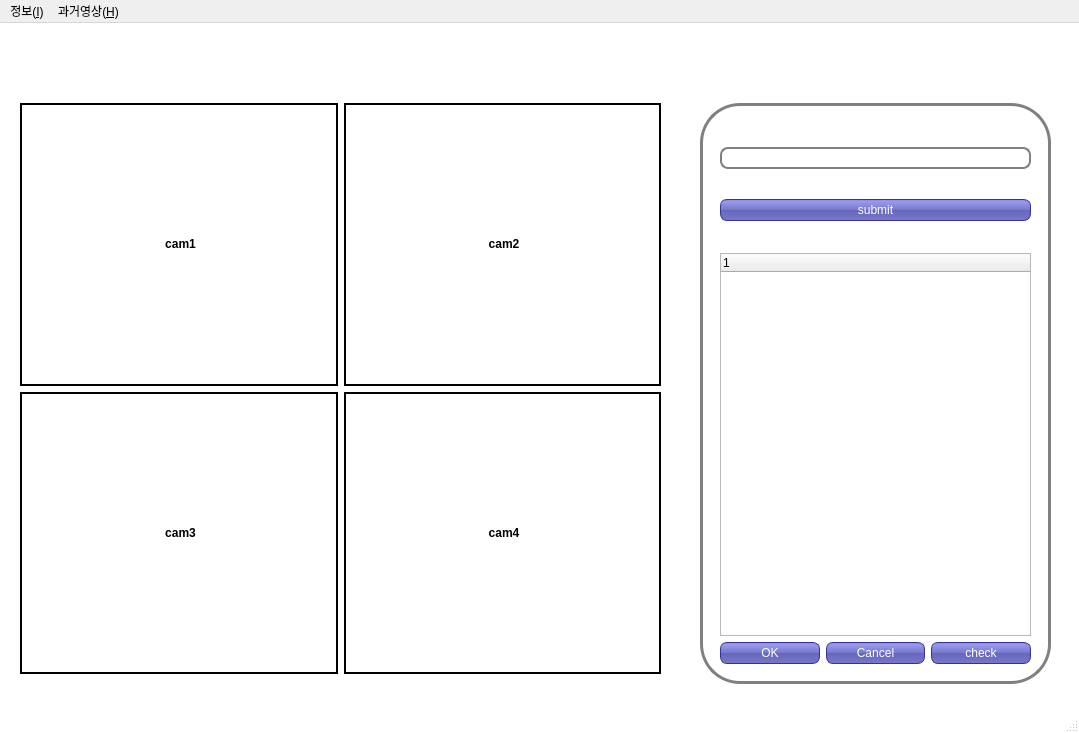
<?xml version="1.0" encoding="UTF-8"?>
<ui version="4.0">
 <class>MyLoginForm</class>
 <widget class="QMainWindow" name="MyLoginForm">
  <property name="geometry">
   <rect>
    <x>0</x>
    <y>0</y>
    <width>1079</width>
    <height>733</height>
   </rect>
  </property>
  <property name="windowTitle">
   <string>MainWindow</string>
  </property>
  <property name="styleSheet">
   <string notr="true">#MyLoginForm {
background: white;
}

#mainframe {
border: 3px solid gray;
border-radius: 40px;
background: white;
}

QLineEdit {
padding: 1px;
border-style: solid;
border: 2px solid gray;
border-radius: 8px;
}

QPushButton
{ 
color: white;
background-color: QLinearGradient( x1: 0, y1: 0, x2: 0, y2: 1, stop: 0 #88d, stop: 0.1 #99e, stop: 0.49 #77c, stop: 0.5 #66b, stop: 1 #77c);
border-width: 1px;
border-color: #339;
border-style: solid;
border-radius: 7;
padding: 3px;
}

QPushButton:pressed
{
background-color: rgb(101, 101, 101);
}

QTableWidget {
padding: 1px;
border-style: solid;
border: 2px solid gray;
border-radius: 8px;
}
</string>
  </property>
  <widget class="QWidget" name="centralwidget">
   <widget class="QFrame" name="mainframe">
    <property name="geometry">
     <rect>
      <x>700</x>
      <y>80</y>
      <width>351</width>
      <height>581</height>
     </rect>
    </property>
    <property name="frameShape">
     <enum>QFrame::StyledPanel</enum>
    </property>
    <property name="frameShadow">
     <enum>QFrame::Raised</enum>
    </property>
    <widget class="QWidget" name="gridLayoutWidget">
     <property name="geometry">
      <rect>
       <x>20</x>
       <y>150</y>
       <width>311</width>
       <height>411</height>
      </rect>
     </property>
     <layout class="QGridLayout" name="gridLayout">
      <item row="1" column="0">
       <widget class="QPushButton" name="okbtn">
        <property name="text">
         <string>OK</string>
        </property>
       </widget>
      </item>
      <item row="1" column="1">
       <widget class="QPushButton" name="cancelbtn">
        <property name="text">
         <string>Cancel</string>
        </property>
       </widget>
      </item>
      <item row="1" column="2">
       <widget class="QPushButton" name="checkbtn">
        <property name="text">
         <string>check</string>
        </property>
       </widget>
      </item>
      <item row="0" column="0" colspan="3">
       <widget class="QTreeWidget" name="dblistview"/>
      </item>
     </layout>
    </widget>
    <widget class="QWidget" name="verticalLayoutWidget">
     <property name="geometry">
      <rect>
       <x>20</x>
       <y>20</y>
       <width>311</width>
       <height>124</height>
      </rect>
     </property>
     <layout class="QVBoxLayout" name="verticalLayout">
      <item>
       <widget class="QLineEdit" name="textbox1"/>
      </item>
      <item>
       <widget class="QPushButton" name="SubmitBtn">
        <property name="styleSheet">
         <string notr="true"/>
        </property>
        <property name="text">
         <string>submit</string>
        </property>
       </widget>
      </item>
     </layout>
    </widget>
   </widget>
   <widget class="QWidget" name="gridLayoutWidget_2">
    <property name="geometry">
     <rect>
      <x>20</x>
      <y>80</y>
      <width>641</width>
      <height>571</height>
     </rect>
    </property>
    <layout class="QGridLayout" name="gridLayout_2">
     <item row="0" column="0">
      <widget class="QLabel" name="cam1">
       <property name="cursor">
        <cursorShape>ArrowCursor</cursorShape>
       </property>
       <property name="styleSheet">
        <string notr="true"/>
       </property>
       <property name="frameShape">
        <enum>QFrame::WinPanel</enum>
       </property>
       <property name="text">
        <string>&lt;html&gt;&lt;head/&gt;&lt;body&gt;&lt;p align=&quot;center&quot;&gt;&lt;span style=&quot; font-weight:600;&quot;&gt;cam1&lt;/span&gt;&lt;/p&gt;&lt;/body&gt;&lt;/html&gt;</string>
       </property>
      </widget>
     </item>
     <item row="1" column="0">
      <widget class="QLabel" name="cam3">
       <property name="cursor">
        <cursorShape>ArrowCursor</cursorShape>
       </property>
       <property name="styleSheet">
        <string notr="true"/>
       </property>
       <property name="frameShape">
        <enum>QFrame::WinPanel</enum>
       </property>
       <property name="text">
        <string>&lt;html&gt;&lt;head/&gt;&lt;body&gt;&lt;p align=&quot;center&quot;&gt;&lt;span style=&quot; font-weight:600;&quot;&gt;cam3&lt;/span&gt;&lt;/p&gt;&lt;/body&gt;&lt;/html&gt;</string>
       </property>
      </widget>
     </item>
     <item row="0" column="1">
      <widget class="QLabel" name="cam2">
       <property name="cursor">
        <cursorShape>ArrowCursor</cursorShape>
       </property>
       <property name="styleSheet">
        <string notr="true"/>
       </property>
       <property name="frameShape">
        <enum>QFrame::WinPanel</enum>
       </property>
       <property name="text">
        <string>&lt;html&gt;&lt;head/&gt;&lt;body&gt;&lt;p align=&quot;center&quot;&gt;&lt;span style=&quot; font-weight:600;&quot;&gt;cam2&lt;/span&gt;&lt;/p&gt;&lt;/body&gt;&lt;/html&gt;</string>
       </property>
      </widget>
     </item>
     <item row="1" column="1">
      <widget class="QLabel" name="cam4">
       <property name="cursor">
        <cursorShape>ArrowCursor</cursorShape>
       </property>
       <property name="styleSheet">
        <string notr="true"/>
       </property>
       <property name="frameShape">
        <enum>QFrame::WinPanel</enum>
       </property>
       <property name="text">
        <string>&lt;html&gt;&lt;head/&gt;&lt;body&gt;&lt;p align=&quot;center&quot;&gt;&lt;span style=&quot; font-weight:600;&quot;&gt;cam4&lt;/span&gt;&lt;/p&gt;&lt;/body&gt;&lt;/html&gt;</string>
       </property>
      </widget>
     </item>
    </layout>
   </widget>
  </widget>
  <widget class="QMenuBar" name="menubar">
   <property name="geometry">
    <rect>
     <x>0</x>
     <y>0</y>
     <width>1079</width>
     <height>26</height>
    </rect>
   </property>
   <widget class="QMenu" name="menu_I">
    <property name="title">
     <string>정보(&amp;I)</string>
    </property>
    <addaction name="action"/>
   </widget>
   <widget class="QMenu" name="menu_H">
    <property name="title">
     <string>과거영상(&amp;H)</string>
    </property>
    <addaction name="actionLog_check"/>
    <addaction name="actionDownload_avi"/>
   </widget>
   <addaction name="menu_I"/>
   <addaction name="menu_H"/>
  </widget>
  <widget class="QStatusBar" name="statusbar"/>
  <action name="actionCreator_Credit">
   <property name="text">
    <string>Creator Credit</string>
   </property>
  </action>
  <action name="action">
   <property name="text">
    <string>개발자 정보</string>
   </property>
  </action>
  <action name="actionLog_check">
   <property name="text">
    <string>Log_check</string>
   </property>
  </action>
  <action name="actionDownload_avi">
   <property name="text">
    <string>Download_avi</string>
   </property>
  </action>
 </widget>
 <resources/>
 <connections>
  <connection>
   <sender>SubmitBtn</sender>
   <signal>clicked()</signal>
   <receiver>MyLoginForm</receiver>
   <slot>SubmitbtnEvent()</slot>
   <hints>
    <hint type="sourcelabel">
     <x>410</x>
     <y>145</y>
    </hint>
    <hint type="destinationlabel">
     <x>802</x>
     <y>151</y>
    </hint>
   </hints>
  </connection>
 </connections>
 <slots>
  <slot>SubmitbtnEvent()</slot>
 </slots>
</ui>
